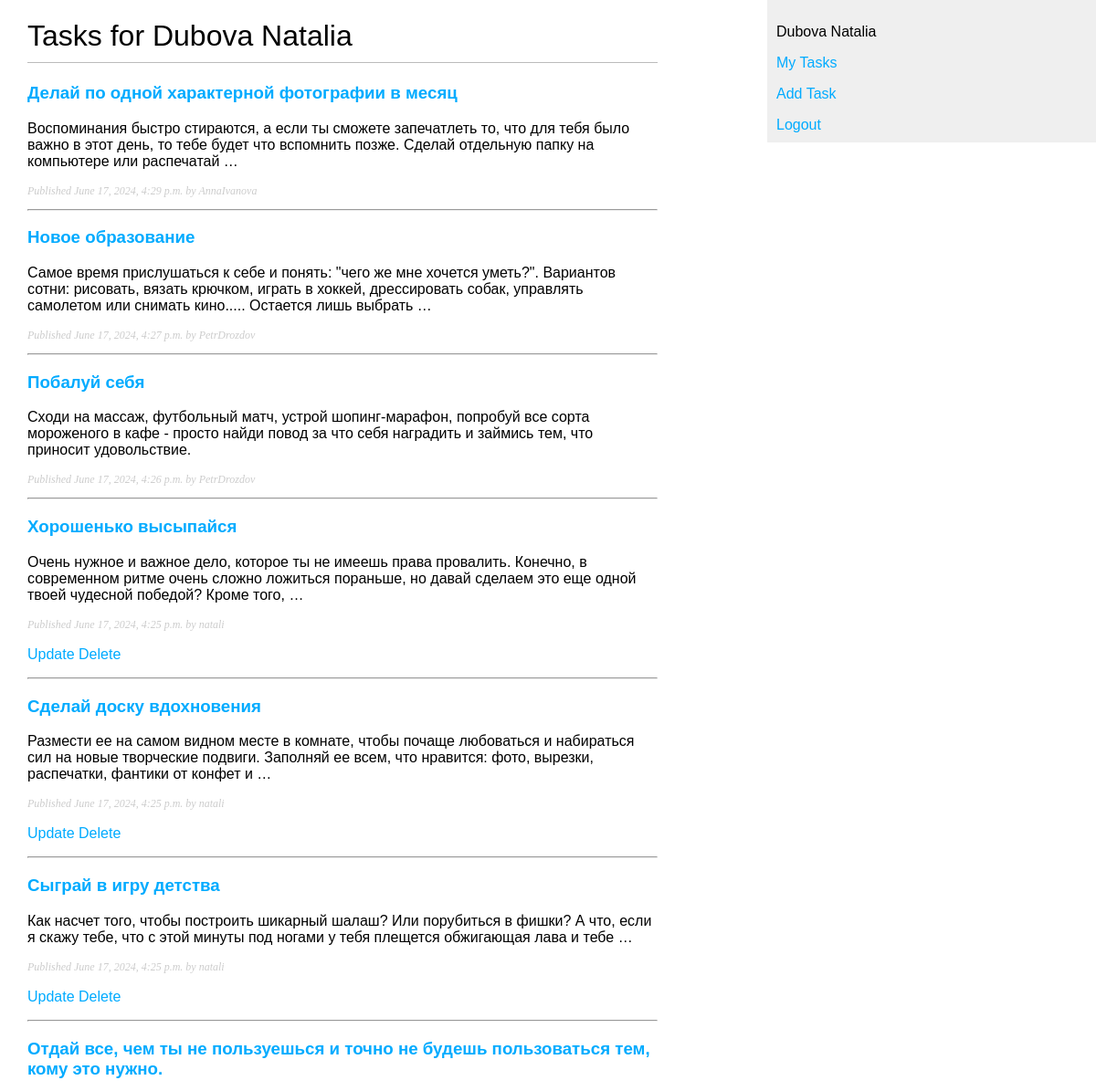
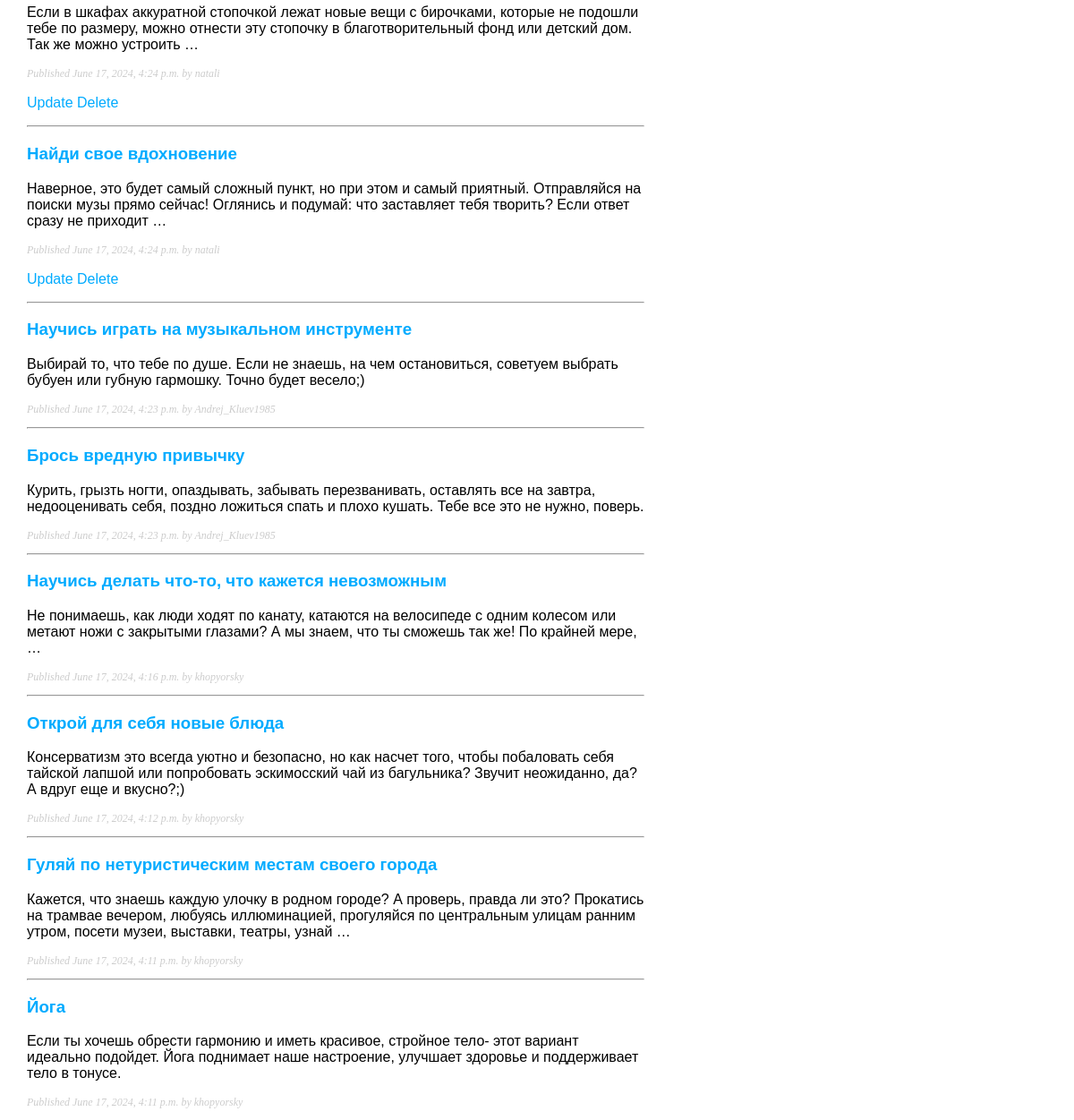
Screenshot of / (signed in) with the database file from the repository (2 pictures, top to bottom).
### tasks/models.py (models this page shows, shortened)
class Task(models.Model):
    class Status(models.TextChoices):
        IN_PROGRESS = 'PROG', 'In progress'
        IDLE = 'IDLE', 'Idle'
    name = models.CharField(max_length=100)
    detailed_descr = models.TextField(null=True, blank=True, verbose_name='description')
    slug = models.SlugField(max_length=100, unique_for_date='time_created')
    in_progress = models.CharField(max_length=4,
                                   choices=Status.choices,
                                   default=Status.IN_PROGRESS)
    created_by = models.ForeignKey(get_user_model(),
                                   on_delete=models.CASCADE,
                                   related_name='created_tasks',
                                   related_query_name='created_task',
                                   null=True)
    time_created = models.DateTimeField(auto_now_add=True)
    time_updated = models.DateTimeField(auto_now=True)
    time_to_finish = models.DateTimeField(null=True, blank=True)
    performers = models.ManyToManyField(get_user_model(),
                                        related_name='tasks',
                                        related_query_name='task')
    tags = TaggableManager(blank=True, related_name='tasks')
    objects = models.Manager()
    class Meta:
        ordering = ['-time_created']
        indexes = [
            models.Index(fields=['slug', 'time_created'])
        ]
    def get_absolute_url(self):
        return reverse('tasks:tasks:page', args=[self.slug])

### tasks/views.py (the view)
# urls.py: path('', TasksListView.as_view(), name='tasks'),
class TasksListView(LoginRequiredMixin, ListView):
    model = Task
    template_name = 'tasks/show_tasks.html'
    context_object_name = 'tasks'
    tag = None
    def get_queryset(self):
        tag_slug = self.kwargs.get('tag_slug')
        if tag_slug:
            tag = get_object_or_404(Tag, slug=tag_slug)
            self.tag = tag
            return Task.objects.filter(tags=self.tag, performers=self.request.user)
        return self.model.objects.filter(performers=self.request.user)
    def get_context_data(self, *, object_list=None, **kwargs):
        context = super(TasksListView, self).get_context_data(object_list=object_list, **kwargs)
        if self.tag:
            context['tag'] = self.tag
        return context

### tasks/templatetags/task_tags.py (called while the page is built)
@register.inclusion_tag('tasks/task_info.html', name='info')
def show_task_info(task):
    return {'task': task}

### templates/tasks/show_tasks.html (shortened to what this page needs)
{% extends 'base.html' %}
{% load task_tags %}
{% block content %}
    <div class="content">
        {% if tag %}
            <h1>Tasks for {{ user.last_name }} {{ user.first_name }} by tag #{{ tag.name }}</h1>
        {% else %}
            <h1>Tasks for {{ user.last_name }} {{ user.first_name }}</h1>
        {% endif %}
        {% for task in tasks %}
            <div class="content">
                <h3><a href="{{ task.get_absolute_url }}">{{ task.name }}</a></h3>
                <p>{{ task.detailed_descr|truncatewords:30 }}</p>
                <p class="date">{% info task=task %}</p>
                {% if user == task.created_by %}
                    <p class="button">
                        <a href="{% url 'tasks:tasks:update' task.slug %}">Update</a>
                        <a href="{% url 'tasks:tasks:delete' task.slug %}">Delete</a>
                    </p>
                {% endif %}
            </div>
            {% if not forloop.last %}
                <hr>
            {%  endif %}
        {% endfor %}
    </div>
{% endblock content %}

### templates/base.html (shortened to what this page needs)
{%  load static %}
<!DOCTYPE html>
<html>
<head>
    <link href="{% static 'css/tasks.css' %}" rel="stylesheet">
</head>
<body>
    <div id="content">
    {% block content %}
    {% endblock content %}
    </div>
    <div id="sidebar">
        {% if user.is_authenticated %}
            <p>{{ user.last_name }} {{ user.first_name }}</p>
            <p><a href="{% url 'tasks:tasks' %}">My Tasks</a></p>
            <p><a href="{% url 'tasks:add_task' %}">Add Task</a></p>
            <form method="post" action="{%  url 'users:logout' %}">
                <a href="#" onclick="parentNode.submit();">Logout</a>
            </form>
        {% else %}
            <p>
            You should <a href="{% url 'users:login' %}">log in</a> or
            <a href="{%  url 'users:signup' %}">sign up</a>.
            </p>
        {% endif %}
    </div>
</body>
</html>

### templates/tasks/task_info.html
Published {{ task.time_created }} by
{%  if task.created_by %}{{ task.created_by }}{% else %}Unknown Author{% endif %}

### static/css/tasks.css (style rules this page uses)
body { margin: 0; padding: 0; font-family: helvetica, sans-serif; }
a { color: #00abff; text-decoration: none; }
h1 { font-weight: normal; border-bottom: 1px solid #bbb; padding: 0 0 10px 0; }
#content { float: left; width: 60%; padding: 0 0 0 30px; }
#sidebar { float: right; width: 30%; padding: 10px; background: #efefef; height: 100%; }
p.date { color: #ccc; font-family: georgia, serif; font-size: 12px; font-style: italic; }
* { box-sizing: border-box; }

### rows the page displays
Task: name "Делай по одной характерной фотографии в месяц", detailed_descr "Воспоминания быстро стираются, а если ты сможете запечатлеть то, что для тебя было важно в этот день, то тебе будет что вспомнить позже. Сделай отдельную папку на компьютере или распечатай …", time_created "June 17, 2024, 4:29 p.m.", created_by "AnnaIvanova"
Task: name "Новое образование", detailed_descr "Самое время прислушаться к себе и понять: \"чего же мне хочется уметь?\". Вариантов сотни: рисовать, вязать крючком, играть в хоккей, дрессировать собак, управлять самолетом или снимать кино..... Остается лишь выбрать …", time_created "June 17, 2024, 4:27 p.m.", created_by "PetrDrozdov"
Task: name "Побалуй себя", detailed_descr "Сходи на массаж, футбольный матч, устрой шопинг-марафон, попробуй все сорта мороженого в кафе - просто найди повод за что себя наградить и займись тем, что приносит удовольствие.", time_created "June 17, 2024, 4:26 p.m.", created_by "PetrDrozdov"
Task: name "Хорошенько высыпайся", detailed_descr "Очень нужное и важное дело, которое ты не имеешь права провалить. Конечно, в современном ритме очень сложно ложиться пораньше, но давай сделаем это еще одной твоей чудесной победой? Кроме того, …", time_created "June 17, 2024, 4:25 p.m.", created_by "natali", shows "Update"
Task: name "Сделай доску вдохновения", detailed_descr "Размести ее на самом видном месте в комнате, чтобы почаще любоваться и набираться сил на новые творческие подвиги. Заполняй ее всем, что нравится: фото, вырезки, распечатки, фантики от конфет и …", time_created "June 17, 2024, 4:25 p.m.", created_by "natali", shows "Update"
Task: name "Сыграй в игру детства", detailed_descr "Как насчет того, чтобы построить шикарный шалаш? Или порубиться в фишки? А что, если я скажу тебе, что с этой минуты под ногами у тебя плещется обжигающая лава и тебе …", time_created "June 17, 2024, 4:25 p.m.", created_by "natali", shows "Update"
Task: name "Отдай все, чем ты не пользуешься и точно не будешь пользоваться тем, кому это нужно.", detailed_descr "Если в шкафах аккуратной стопочкой лежат новые вещи с бирочками, которые не подошли тебе по размеру, можно отнести эту стопочку в благотворительный фонд или детский дом. Так же можно устроить …", time_created "June 17, 2024, 4:24 p.m.", created_by "natali", shows "Update"
Task: name "Найди свое вдохновение", detailed_descr "Наверное, это будет самый сложный пункт, но при этом и самый приятный. Отправляйся на поиски музы прямо сейчас! Оглянись и подумай: что заставляет тебя творить? Если ответ сразу не приходит …", time_created "June 17, 2024, 4:24 p.m.", created_by "natali", shows "Update"
Task: name "Научись играть на музыкальном инструменте", detailed_descr "Выбирай то, что тебе по душе. Если не знаешь, на чем остановиться, советуем выбрать бубуен или губную гармошку. Точно будет весело;)", time_created "June 17, 2024, 4:23 p.m.", created_by "Andrej_Kluev1985"
Task: name "Брось вредную привычку", detailed_descr "Курить, грызть ногти, опаздывать, забывать перезванивать, оставлять все на завтра, недооценивать себя, поздно ложиться спать и плохо кушать. Тебе все это не нужно, поверь.", time_created "June 17, 2024, 4:23 p.m.", created_by "Andrej_Kluev1985"
Task: name "Научись делать что-то, что кажется невозможным", detailed_descr "Не понимаешь, как люди ходят по канату, катаются на велосипеде с одним колесом или метают ножи с закрытыми глазами? А мы знаем, что ты сможешь так же! По крайней мере, …", time_created "June 17, 2024, 4:16 p.m.", created_by "khopyorsky"
Task: name "Открой для себя новые блюда", detailed_descr "Консерватизм это всегда уютно и безопасно, но как насчет того, чтобы побаловать себя тайской лапшой или попробовать эскимосский чай из багульника? Звучит неожиданно, да? А вдруг еще и вкусно?;)", time_created "June 17, 2024, 4:12 p.m.", created_by "khopyorsky"
Task: name "Гуляй по нетуристическим местам своего города", detailed_descr "Кажется, что знаешь каждую улочку в родном городе? А проверь, правда ли это? Прокатись на трамвае вечером, любуясь иллюминацией, прогуляйся по центральным улицам ранним утром, посети музеи, выставки, театры, узнай …", time_created "June 17, 2024, 4:11 p.m.", created_by "khopyorsky"
Task: name "Йога", detailed_descr "Если ты хочешь обрести гармонию и иметь красивое, стройное тело- этот вариант идеально подойдет. Йога поднимает наше настроение, улучшает здоровье и поддерживает тело в тонусе.", time_created "June 17, 2024, 4:11 p.m.", created_by "khopyorsky"

### other values shown
{{ user.last_name }} "Dubova"
{{ user.first_name }} "Natalia"
